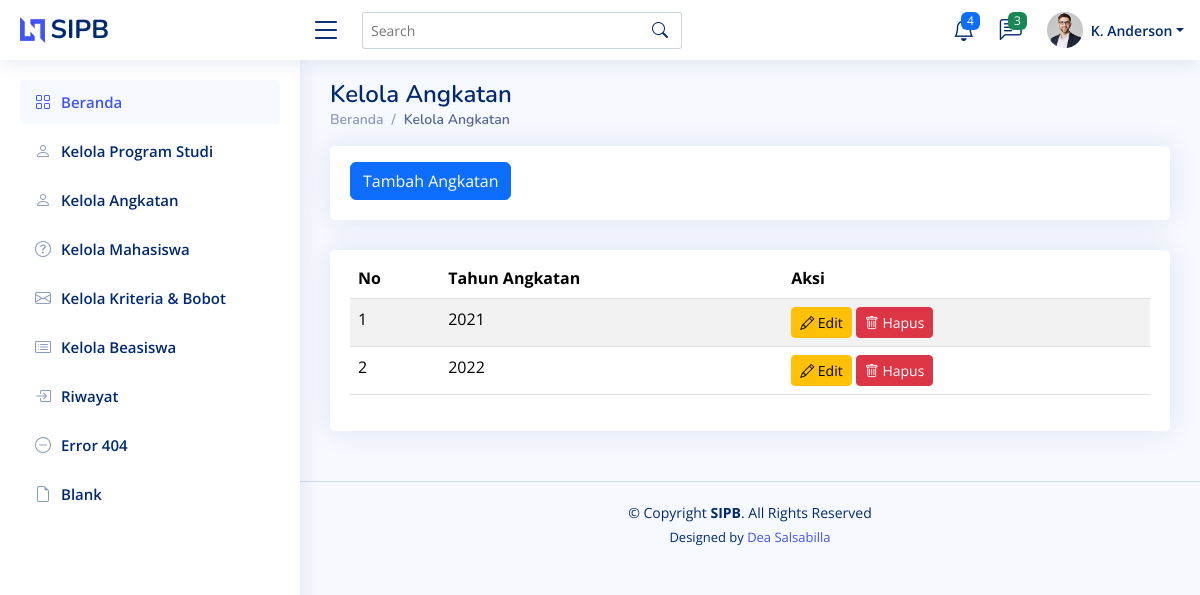
/kelola-angkatan/, run on an earlier commit of the app's database.
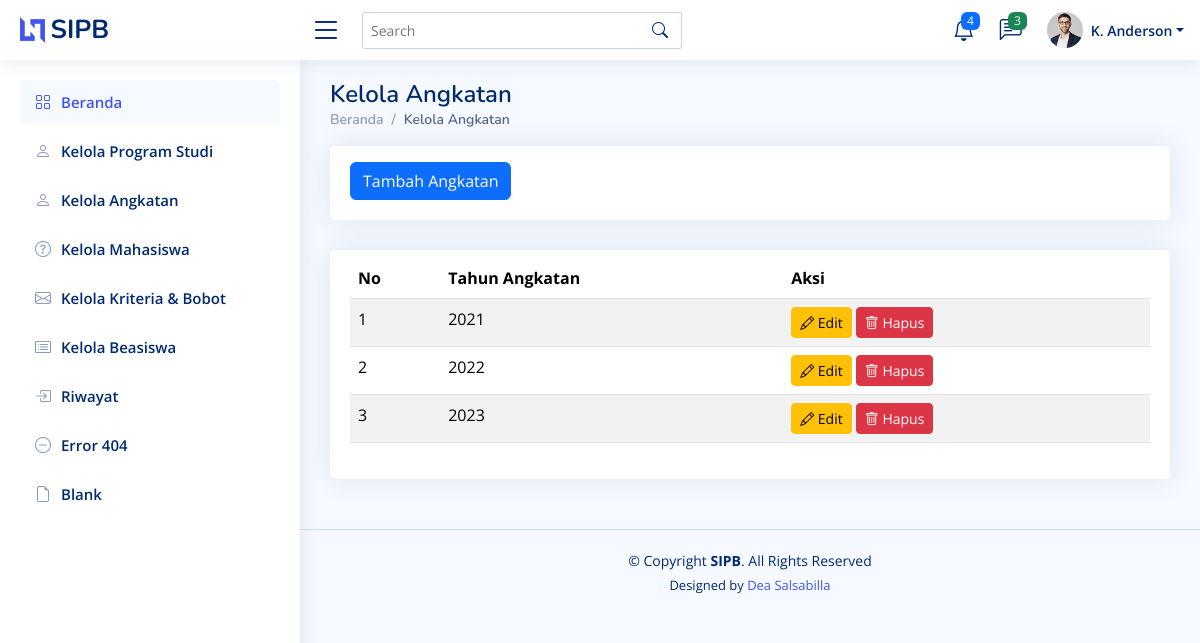
And on a later commit of the database.
### beasiswa/models.py (models this page shows, shortened)
class Angkatan(models.Model):
    id = models.AutoField(primary_key=True)  # Auto-increment ID
    angkatan = models.PositiveIntegerField(unique=True)  # Tahun angkatan, harus unik
    class Meta:
        verbose_name = "Angkatan"
        verbose_name_plural = "Angkatan"
        ordering = ["angkatan"]  # Mengurutkan berdasarkan tahun angkatan

### beasiswa/views.py (the view)
# urls.py: path("kelola-angkatan/", views.angkatan, name='angkatan'),
def angkatan(request):
    data_angkatan = Angkatan.objects.all()
    return render(request, 'angkatan.html', {'data_angkatan': data_angkatan})

### beasiswa/templates/angkatan.html (shortened to what this page needs)
<!DOCTYPE html>
<html lang="en">
<head>
  {% load static %}
  <link href="{% static 'assets/vendor/bootstrap/css/bootstrap.min.css' %}" rel="stylesheet">
  <link href="{% static 'assets/vendor/bootstrap-icons/bootstrap-icons.css' %}" rel="stylesheet">
  <link href="{% static 'assets/vendor/boxicons/css/boxicons.min.css' %}" rel="stylesheet">
  <link href="{% static 'assets/vendor/quill/quill.snow.css' %}" rel="stylesheet">
  <link href="{% static 'assets/vendor/quill/quill.bubble.css' %}" rel="stylesheet">
  <link href="{% static 'assets/vendor/remixicon/remixicon.css' %}" rel="stylesheet">
  <link href="{% static 'assets/vendor/simple-datatables/style.css' %}" rel="stylesheet">
  <link href="{% static 'assets/css/style.css' %}" rel="stylesheet">
</head>
<body>
  {% include 'partials/header.html' %}
  {% include 'partials/sidebar.html' %}
  <main id="main" class="main">
    <div class="pagetitle">
      <h1>Kelola Angkatan</h1>
      <nav>
        <ol class="breadcrumb">
          <li class="breadcrumb-item"><a href="{% url 'home' %}">Beranda</a></li>
          <li class="breadcrumb-item active">Kelola Angkatan</li>
        </ol>
      </nav>
    </div>
    <div class="row">
        <div class="col-lg-12">
          <div class="card">
            <div class="card-body">
                <button class="btn btn-primary mt-3"><a href="{% url 'tambah_angkatan' %}" style="color: white; text-decoration: ">Tambah Angkatan</a></button>
            </div>
          </div>
        </div>
    </div>
    <section class="section">
      <div class="row">
        <div class="col-lg-12">
          <div class="card">
            <div class="card-body">
              <table class="table table-striped mt-2">
                <thead>
                  <tr>
                    <th scope="col">No</th>
                    <th scope="col">Tahun Angkatan</th>
                    <th scope="col">Aksi</th>
                  </tr>
                </thead>
                <tbody>
                  {% for angkatan in data_angkatan %}
                  <tr>
                    <td>{{ forloop.counter }}</td>
                    <td>{{ angkatan.angkatan }}</td>
                    <td>
                        <a href="{% url 'edit_angkatan' angkatan.id %}" class="btn btn-warning btn-sm"><i class="bi bi-pencil"></i> Edit</a>
                        <form action="{% url 'delete_angkatan' angkatan.id %}" method="post" style="display:inline;">
                            <button type="submit" class="btn btn-danger btn-sm" onclick="return confirm('Apakah Anda yakin ingin menghapus data ini?');"><i class="bi bi-trash"></i> Hapus</button>
                          </form>
                    </td>
                  </tr>
                  {% empty %}
                  <tr>
                    <td colspan="3" class="text-center">Tidak ada data angkatan.</td>
                  </tr>
                  {% endfor %}
                </tbody>
              </table>
            </div>
          </div>
        </div>
    </section>
  </main>
  {% include 'partials/footer.html' %}
</body>
</html>

What changed in the data, as far as the page shows it:
added Angkatan: angkatan "2023"
